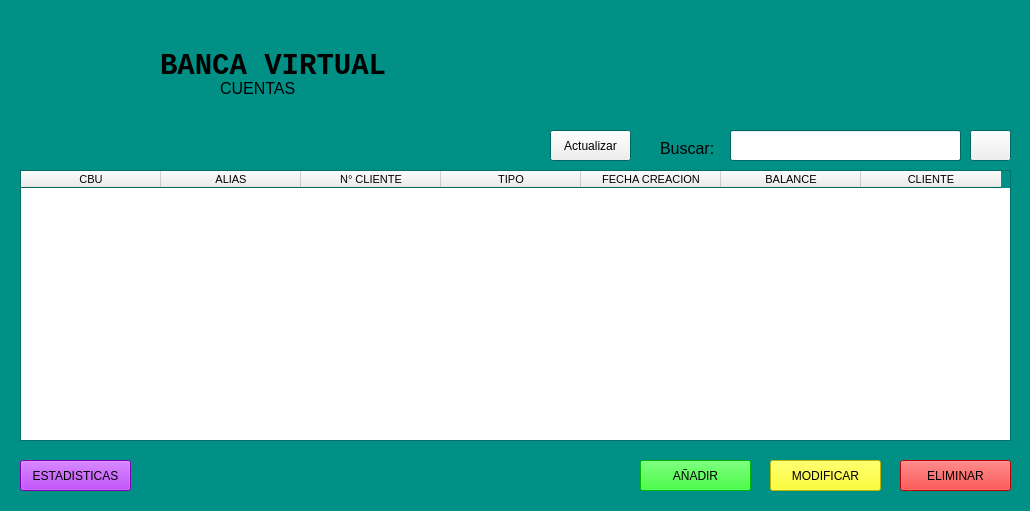
<?xml version="1.0" encoding="UTF-8"?>
<ui version="4.0">
 <class>vtncuentas</class>
 <widget class="QMainWindow" name="vtncuentas">
  <property name="geometry">
   <rect>
    <x>0</x>
    <y>0</y>
    <width>1030</width>
    <height>511</height>
   </rect>
  </property>
  <property name="palette">
   <palette>
    <active>
     <colorrole role="Base">
      <brush brushstyle="SolidPattern">
       <color alpha="255">
        <red>255</red>
        <green>255</green>
        <blue>255</blue>
       </color>
      </brush>
     </colorrole>
     <colorrole role="Window">
      <brush brushstyle="SolidPattern">
       <color alpha="255">
        <red>0</red>
        <green>144</green>
        <blue>134</blue>
       </color>
      </brush>
     </colorrole>
    </active>
    <inactive>
     <colorrole role="Base">
      <brush brushstyle="SolidPattern">
       <color alpha="255">
        <red>255</red>
        <green>255</green>
        <blue>255</blue>
       </color>
      </brush>
     </colorrole>
     <colorrole role="Window">
      <brush brushstyle="SolidPattern">
       <color alpha="255">
        <red>0</red>
        <green>144</green>
        <blue>134</blue>
       </color>
      </brush>
     </colorrole>
    </inactive>
    <disabled>
     <colorrole role="Base">
      <brush brushstyle="SolidPattern">
       <color alpha="255">
        <red>0</red>
        <green>144</green>
        <blue>134</blue>
       </color>
      </brush>
     </colorrole>
     <colorrole role="Window">
      <brush brushstyle="SolidPattern">
       <color alpha="255">
        <red>0</red>
        <green>144</green>
        <blue>134</blue>
       </color>
      </brush>
     </colorrole>
    </disabled>
   </palette>
  </property>
  <property name="windowTitle">
   <string>Cuentas</string>
  </property>
  <property name="windowIcon">
   <iconset>
    <normaloff>logobanco.png</normaloff>logobanco.png</iconset>
  </property>
  <widget class="QWidget" name="centralwidget">
   <widget class="QLabel" name="lblTituloU">
    <property name="geometry">
     <rect>
      <x>160</x>
      <y>50</y>
      <width>271</width>
      <height>31</height>
     </rect>
    </property>
    <property name="font">
     <font>
      <family>Consolas</family>
      <pointsize>22</pointsize>
      <weight>75</weight>
      <bold>true</bold>
     </font>
    </property>
    <property name="text">
     <string>BANCA VIRTUAL</string>
    </property>
   </widget>
   <widget class="QLabel" name="lblSubTitulo">
    <property name="geometry">
     <rect>
      <x>220</x>
      <y>80</y>
      <width>81</width>
      <height>16</height>
     </rect>
    </property>
    <property name="font">
     <font>
      <pointsize>12</pointsize>
     </font>
    </property>
    <property name="text">
     <string>CUENTAS</string>
    </property>
   </widget>
   <widget class="QLabel" name="lblLogoU">
    <property name="geometry">
     <rect>
      <x>0</x>
      <y>0</y>
      <width>161</width>
      <height>151</height>
     </rect>
    </property>
    <property name="font">
     <font>
      <family>Consolas</family>
      <pointsize>22</pointsize>
      <weight>75</weight>
      <bold>true</bold>
     </font>
    </property>
    <property name="styleSheet">
     <string notr="true"/>
    </property>
    <property name="text">
     <string/>
    </property>
    <property name="pixmap">
     <pixmap>logobanco.png</pixmap>
    </property>
   </widget>
   <widget class="QPushButton" name="btnModificar">
    <property name="geometry">
     <rect>
      <x>770</x>
      <y>460</y>
      <width>111</width>
      <height>31</height>
     </rect>
    </property>
    <property name="styleSheet">
     <string notr="true">background-color: rgb(255, 255, 0);</string>
    </property>
    <property name="text">
     <string>MODIFICAR</string>
    </property>
   </widget>
   <widget class="QTableWidget" name="tableCuentas">
    <property name="geometry">
     <rect>
      <x>20</x>
      <y>170</y>
      <width>991</width>
      <height>271</height>
     </rect>
    </property>
    <property name="font">
     <font>
      <pointsize>8</pointsize>
     </font>
    </property>
    <property name="editTriggers">
     <set>QAbstractItemView::NoEditTriggers</set>
    </property>
    <attribute name="horizontalHeaderMinimumSectionSize">
     <number>46</number>
    </attribute>
    <attribute name="horizontalHeaderDefaultSectionSize">
     <number>140</number>
    </attribute>
    <attribute name="verticalHeaderVisible">
     <bool>false</bool>
    </attribute>
    <column>
     <property name="text">
      <string>CBU</string>
     </property>
    </column>
    <column>
     <property name="text">
      <string>ALIAS</string>
     </property>
    </column>
    <column>
     <property name="text">
      <string>N° CLIENTE</string>
     </property>
    </column>
    <column>
     <property name="text">
      <string>TIPO</string>
     </property>
    </column>
    <column>
     <property name="text">
      <string>FECHA CREACION</string>
     </property>
    </column>
    <column>
     <property name="text">
      <string>BALANCE</string>
     </property>
    </column>
    <column>
     <property name="text">
      <string>CLIENTE</string>
     </property>
    </column>
   </widget>
   <widget class="QPushButton" name="btnCrear">
    <property name="geometry">
     <rect>
      <x>640</x>
      <y>460</y>
      <width>111</width>
      <height>31</height>
     </rect>
    </property>
    <property name="styleSheet">
     <string notr="true">
background-color: rgb(0, 255, 0);</string>
    </property>
    <property name="text">
     <string>AÑADIR</string>
    </property>
   </widget>
   <widget class="QLineEdit" name="leBuscar">
    <property name="geometry">
     <rect>
      <x>730</x>
      <y>130</y>
      <width>231</width>
      <height>31</height>
     </rect>
    </property>
   </widget>
   <widget class="QPushButton" name="btnEliminar">
    <property name="geometry">
     <rect>
      <x>900</x>
      <y>460</y>
      <width>111</width>
      <height>31</height>
     </rect>
    </property>
    <property name="styleSheet">
     <string notr="true">background-color: rgb(255, 0, 0);</string>
    </property>
    <property name="text">
     <string>ELIMINAR</string>
    </property>
   </widget>
   <widget class="QLabel" name="lblBuscar">
    <property name="geometry">
     <rect>
      <x>660</x>
      <y>140</y>
      <width>61</width>
      <height>16</height>
     </rect>
    </property>
    <property name="font">
     <font>
      <pointsize>12</pointsize>
     </font>
    </property>
    <property name="text">
     <string>Buscar:</string>
    </property>
   </widget>
   <widget class="QPushButton" name="btnActualizar">
    <property name="geometry">
     <rect>
      <x>550</x>
      <y>130</y>
      <width>81</width>
      <height>31</height>
     </rect>
    </property>
    <property name="text">
     <string>Actualizar</string>
    </property>
    <property name="icon">
     <iconset>
      <normaloff>actualizar.png</normaloff>actualizar.png</iconset>
    </property>
    <property name="iconSize">
     <size>
      <width>20</width>
      <height>38</height>
     </size>
    </property>
   </widget>
   <widget class="QPushButton" name="btnEstadisticas">
    <property name="geometry">
     <rect>
      <x>20</x>
      <y>460</y>
      <width>111</width>
      <height>31</height>
     </rect>
    </property>
    <property name="styleSheet">
     <string notr="true">background-color: rgb(170, 0, 255);</string>
    </property>
    <property name="text">
     <string>ESTADISTICAS</string>
    </property>
   </widget>
   <widget class="QPushButton" name="btnBuscar">
    <property name="geometry">
     <rect>
      <x>970</x>
      <y>130</y>
      <width>41</width>
      <height>31</height>
     </rect>
    </property>
    <property name="text">
     <string/>
    </property>
    <property name="icon">
     <iconset>
      <normaloff>buscar.jpg</normaloff>buscar.jpg</iconset>
    </property>
    <property name="iconSize">
     <size>
      <width>38</width>
      <height>38</height>
     </size>
    </property>
   </widget>
  </widget>
 </widget>
 <resources/>
 <connections/>
</ui>
